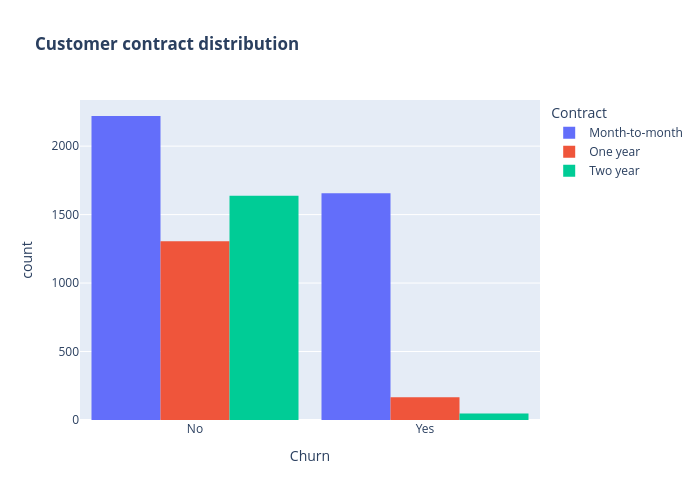

The code cell stored with this chart in its notebook:
### Markdown cell above
이탈 고객중 남성(49.8%), 여성(50.2%)로 전체 남녀 성비와 큰 차이가 없음!
따라서, 성비에 따른 고객 이탈 여부는 큰 상관관계를 찾지 못함

### Code cell
fig = px.histogram(df, x="Churn", color="Contract", barmode="group", title="<b>Customer contract distribution<b>")
fig.update_layout(width=700, height=500, bargap=0.1)
fig.show()

### Figure 1 — Plotly figure (JSON) as saved in the notebook; plotly's stock layout.template omitted (floating-point values rounded to 4 significant figures; data arrays with more than 128 entries replaced by an {"elided": "..."} marker saying what was removed)
{"data": [{"alignmentgroup": "True", "bingroup": "x", "hovertemplate": "Contract=Month-to-month<br>Churn=%{x}<br>count=%{y}<extra></extra>", "legendgroup": "Month-to-month", "marker": {"color": "#636efa", "pattern": {"shape": ""}}, "name": "Month-to-month", "offsetgroup": "Month-to-month", "orientation": "v", "showlegend": true, "type": "histogram", "x": {"elided": "3875 str values"}, "xaxis": "x", "yaxis": "y"}, {"alignmentgroup": "True", "bingroup": "x", "hovertemplate": "Contract=One year<br>Churn=%{x}<br>count=%{y}<extra></extra>", "legendgroup": "One year", "marker": {"color": "#EF553B", "pattern": {"shape": ""}}, "name": "One year", "offsetgroup": "One year", "orientation": "v", "showlegend": true, "type": "histogram", "x": {"elided": "1472 str values"}, "xaxis": "x", "yaxis": "y"}, {"alignmentgroup": "True", "bingroup": "x", "hovertemplate": "Contract=Two year<br>Churn=%{x}<br>count=%{y}<extra></extra>", "legendgroup": "Two year", "marker": {"color": "#00cc96", "pattern": {"shape": ""}}, "name": "Two year", "offsetgroup": "Two year", "orientation": "v", "showlegend": true, "type": "histogram", "x": {"elided": "1685 str values"}, "xaxis": "x", "yaxis": "y"}], "layout": {"bargap": 0.1, "barmode": "group", "height": 500, "legend": {"title": {"text": "Contract"}, "tracegroupgap": 0}, "title": {"text": "<b>Customer contract distribution<b>"}, "width": 700, "xaxis": {"anchor": "y", "domain": [0, 1], "title": {"text": "Churn"}}, "yaxis": {"anchor": "x", "domain": [0, 1], "title": {"text": "count"}}}}
